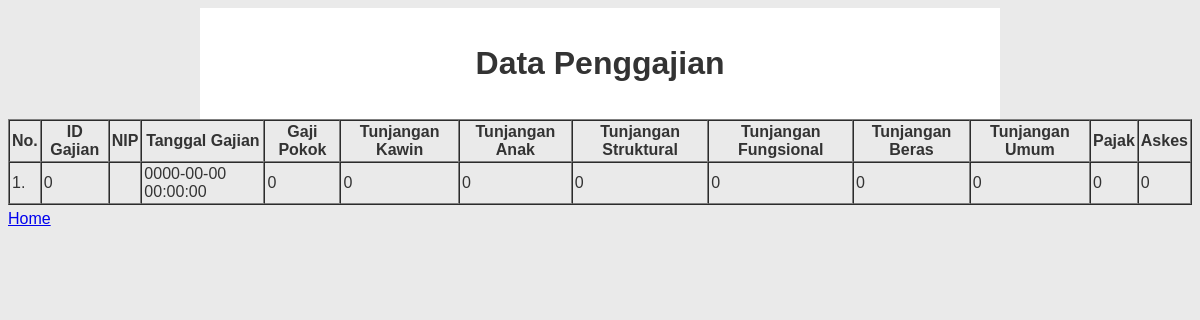
Screenshot of /detail_penggajian.php with the database file from the repository.
### tables this page shows
CREATE TABLE `penggajian` (
  `Id_gajian` int(11) NOT NULL,
  `NIP` varchar(30) NOT NULL,
  `tgl_gajian` datetime NOT NULL DEFAULT CURRENT_TIMESTAMP ON UPDATE CURRENT_TIMESTAMP,
  `Gaji_pokok` double NOT NULL,
  `T_kawin` double NOT NULL,
  `T_anak` double NOT NULL,
  `T_struktural` double NOT NULL,
  `T_fungsional` double NOT NULL,
  `T_beras` double NOT NULL,
  `Pajak` double NOT NULL,
  `T_umum` double NOT NULL,
  `Askes` double NOT NULL
);

### detail_penggajian.php (the view, shortened to what this page needs)
<?php
include("connection.php");
?>
<link rel="stylesheet" href="detailpenggajian.css">
<div class="table-responsive">
<table border="1" cellpadding="2" cellspacing="0" align="center">
    <div class="container">
        <div class="header">
            <h1 class="judul">Data Penggajian</h1>
            <ul>
    <tr>
        <th>No.</th>
        <th>ID Gajian</th>
        <th>NIP</th>
        <th>Tanggal Gajian</th>
        <th>Gaji Pokok</th>
        <th>Tunjangan Kawin</th>
        <th>Tunjangan Anak</th>
        <th>Tunjangan Struktural</th>
        <th>Tunjangan Fungsional</th>
        <th>Tunjangan Beras</th>
        <th>Tunjangan Umum</th>
        <th>Pajak</th>
        <th>Askes</th>
    </tr>
<?php
    $no=1;
    $query=("SELECT * FROM penggajian WHERE Id_gajian='$_GET[Id_gajian]'");
    $lihat = mysqli_query($con, $query) or die('Error, query failed. ' . mysqli_error());
    while($r=mysqli_fetch_array($lihat)){
?>
    <tr>
        <td><?php echo"$no.";?></td>
        <td><?php echo"$r[Id_gajian]";?></td>
        <td><?php echo"$r[NIP]";?></td>
        <td><?php echo"$r[tgl_gajian]";?></td>
        <td><?php echo"$r[Gaji_pokok]";?></td>
        <td><?php echo"$r[T_kawin]";?></td>
        <td><?php echo"$r[T_anak]";?></td>
        <td><?php echo"$r[T_struktural]";?></td>
        <td><?php echo"$r[T_fungsional]";?></td>
        <td><?php echo"$r[T_beras]";?></td>
        <td><?php echo"$r[T_umum]";?></td>
        <td><?php echo"$r[Pajak]";?></td>
        <td><?php echo"$r[Askes]";?></td>
    </tr>
<?php
$no++;
} ?>
</table>
</div>
<a href="index.php">Home</a>

### detailpenggajian.css (style rules this page uses)
.container { width: 800px; margin: auto; background-color: white; }
.header { padding: 20px; text-align: center; }

### rows the page displays
penggajian: Id_gajian "0", tgl_gajian "0000-00-00 00:00:00", Gaji_pokok "0", T_kawin "0", T_anak "0", T_struktural "0", T_fungsional "0", T_beras "0", T_umum "0", Pajak "0", Askes "0"
